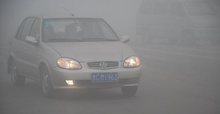
%> input picture image_processing/CDSA 4 outdoor image enhancement/low (5).bmp, 220 x 114 px, shrunk from 550 x 284 before the run
$ octave --eval "result = NPEA('low (5).bmp');"   (GNU Octave 9; MATLAB toolbox functions it lacks are replaced by stand-ins)
%> lines starting %> are read from the running program, lines starting %| are printed output that depends on the picture; in (x1, y1, x2, y2) boxes, pixels count from 0 and x2, y2 are one past the last pixel; in counts of white or black regions, pixels touching at a corner belong together; the program's own positions count from 1
### image_processing/CDSA 4 outdoor image enhancement/rgb2hsi.m
function hsi=rgb2hsi(F)
    F=im2double(F);
    r=F(:,:,1);
    g=F(:,:,2);
    b=F(:,:,3);
    th=acos((0.5*((r-g)+(r-b)))./((sqrt((r-g).^2+(r-b).*(g-b)))+eps));
    H=th;
    H(b>g)=2*pi-H(b>g);
    H=H/(2*pi);
    S=1-3.*(min(min(r,g),b))./(r+g+b+eps);
    I=(r+g+b)/3;
    hsi=cat(3,H,S,I);
end

### image_processing/CDSA 4 outdoor image enhancement/padpic.m
function padp=padpic(pic,blkwin)
    [m,n,q]=size(pic);
    padm=blkwin-m+floor(m/blkwin)*blkwin;%껸념돨긋
    padn=blkwin-n+floor(n/blkwin)*blkwin;
    padp=zeros(m+padm,n+padn,q);
% [11 lines of commented-out code are left out]
        for k=1:q
            padp(1:m,1:n,k)=pic(:,:,k);
            %속긋
            for i=m+1:m+padm
                padp(i,:,k)=padp(2*m-i+1,:,k);
            end
            for j=n+1:n+padn
                padp(:,j,k)=padp(:,2*n-j+1,k);
            end
        end
%     end
end

### image_processing/CDSA 4 outdoor image enhancement/CLHE_new.m
function ehcpic=CLHE_new(pic,blkwin) % Contrast Limited Histogram Equalzation
        padp=padpic(pic,blkwin);
        % blknum-block number
        [m,n,k]=size(padp);
        bm=m/blkwin;
        bn=n/blkwin;

        %
        maplist=zeros(bm,bn,256);% PDF

        % PDF
        glist=eqkernel([pic(:,:,1),pic(:,:,2),pic(:,:,3)]);
        maxlist=glist;
        maxlist=maxlist*(blkwin*blkwin)/sum(maxlist(:));
        [rlist,count]=imhist(uint8(pic(:,:,1)));
        [glist,count]=imhist(uint8(pic(:,:,2)));
        [blist,count]=imhist(uint8(pic(:,:,3)));
        gentr=max(max(getentropy(rlist),getentropy(glist)),getentropy(blist));% global entropy

        maxv=zeros(bm,bn);
        for i=1:bm %ֵ
            for j=1:bn
                blk=padp((i-1)*blkwin+1:i*blkwin,(j-1)*blkwin+1:j*blkwin,:);
                maxv(i,j)=max(blk(:));
            end
        end
        maxv=ThreeStep(maxv);
%         r=0.35;
%         maxv=255*(1-r)+r*eqkernel_global(maxv,255);

        %ֵ
        for i=1:bm
            for j=1:bn
                [rlist,count]=imhist(uint8(padp((i-1)*blkwin+1:i*blkwin,(j-1)*blkwin+1:j*blkwin,1)));
                [glist,count]=imhist(uint8(padp((i-1)*blkwin+1:i*blkwin,(j-1)*blkwin+1:j*blkwin,2)));
                [blist,count]=imhist(uint8(padp((i-1)*blkwin+1:i*blkwin,(j-1)*blkwin+1:j*blkwin,3)));
                entr=max(max(getentropy(rlist),getentropy(glist)),getentropy(blist));

                blk=padp((i-1)*blkwin+1:i*blkwin,(j-1)*blkwin+1:j*blkwin,:);

                lr=min(1,entr/gentr);% local ratio
                lr=(1-lr)/(lr+~lr);
                glist=round(maxlist*lr);
                [llist,count]=imhist(uint8(blk(:)));
                llist=llist+glist;
                maplist(i,j,:)=eqkernel_new(llist,maxv(i,j));
                maplist(i,j,:)=round(maplist(i,j,:));
            end
        end


        for i=1:bm
            for j=1:bn
                list=maplist(i,j,:);
                tag=list==0;%
                tag(1)=0;
                tag(256)=0;
                list=list/sum(list(:));
                for k=2:256
                    list(k)=list(k-1)+list(k)*255;
                end

                for k=1:256
                    if tag(k)%ֵ
                        for ii=k:-1:1
                            if(~tag(ii))
                                s=ii;
                                break;
                            end
                        end
                        for ii=k:256
                            if(~tag(ii))
                                e=ii;
                                break;
                            end
                        end
                        list(k)=list(e)*(k-s)/(e-s)+list(s)*(e-k)/(e-s);
                    end
                end
%                 maplist(i,j,:)=list;
                maplist(i,j,:)=list*maxv(i,j)/255;
            end
        end

        %
        blkx=zeros(bm,bn);%
        blky=zeros(bm,bn);%
        for i=1:bm
            for j=1:bn
                blkx(i,j)=(j-0.5)*blkwin;
                blky(i,j)=(i-0.5)*blkwin;
            end
        end

        %
        [m,n,k]=size(pic);
        sigma=2*blkwin^2;
        ehcpic=zeros(m,n,3);
        for i=1:m
            for j=1:n
                bi=ceil(i/blkwin);
                si=max(bi-2,1);
                ei=min(bi+2,bm);
                bj=ceil(j/blkwin);
                sj=max(bj-2,1);
                ej=min(bj+2,bn);
                %
                eff=exp(-((blky(si:ei,sj:ej)-i).^2+abs(blkx(si:ei,sj:ej)-j).^2)/sigma);
                eff=eff/sum(eff(:));
                ehcpic(i,j,1)=sum(sum(eff.*maplist(si:ei,sj:ej,pic(i,j,1)+1)));
                ehcpic(i,j,2)=sum(sum(eff.*maplist(si:ei,sj:ej,pic(i,j,2)+1)));
                ehcpic(i,j,3)=sum(sum(eff.*maplist(si:ei,sj:ej,pic(i,j,3)+1)));
            end
        end
end

### image_processing/CDSA 4 outdoor image enhancement/eqkernel.m
% [5 lines of commented-out code are left out]
function h=eqkernel(pic)
        [h,count]=imhist(uint8(pic(:)));

        jnd=ceil(getjnd());
        totaln=sum(h(:));
        N=256;
        ratio=2;

        while(1)
            maph=h; %maph用于存储映射后的变化值
            for i=2:N;
                maph(i)=maph(i-1)+maph(i);
            end
            maph=round(maph/totaln*255);
            clip=(jnd(maph+1))'*ratio;
            step=floor(h/totaln*255); %相对上一灰度级的步长
            atag=step>clip;   %找到需要clip的灰度级
            if(sum(atag))==0
                break;
            end
            lasth=h;
            h=min(h,floor(clip/255*totaln));
            excess=sum(lasth-h);
            mexcess=floor(excess/N);

            for i=1:N %均衡分配多余的部分
                if step(i)<clip(i)-floor(mexcess/totaln*255)
                    h(i)=h(i)+mexcess;
                    excess=excess-mexcess;
                elseif step(i)<clip(i)
                        excess=excess-floor(clip(i)/255*totaln)+h(i);
                        h(i)=floor(clip(i)/255*totaln);
                end
            end

            while excess>0 %小步调整
                for i=1:N
                    if h(i)<floor(clip/255*totaln)
                        h(i)=h(i)+1;
                        excess=excess-1;
                    end
                    if excess<=0
                        break;
                    end
                end
            end
        end

end

### image_processing/CDSA 4 outdoor image enhancement/getentropy.m
function entropy=getentropy(list)
    entropy=list/sum(list(:));
    entropy=entropy(entropy~=0);
    entropy=-entropy.*(log2(entropy));
    entropy=sum(entropy);
end

### image_processing/CDSA 4 outdoor image enhancement/ThreeStep.m
function mappic=ThreeStep(pic)
% [42 lines of commented-out code are left out]
    list=0:255;
    tag=list<=127;
    fsmall=17*(1-sqrt(list/127))+3;%the small part
    flarge=3/128*(list-127)+3;%the large part
    jnd=fsmall.*tag+flarge.*(~tag);
    mlist=0:255;
%     mlist(1)=127;
    mlist(1)=145;
    for i=2:256
        previous=round(mlist(i-1));
        if mlist(i-1)>255
            mlist(i-1)=255;
            break;
        end
%         mlist(i)=mlist(i-1)+jnd(previous)/jnd(i)*0.63;
        mlist(i)=mlist(i-1)+jnd(previous)/jnd(i)*0.51;
    end
    mlist(i:end)=mlist(i-1);
    mappic=mlist(round(pic+1));
end

### image_processing/CDSA 4 outdoor image enhancement/getextpic.m
function output=getextpic(im,win_size)%im为欲扩边的图像，win_size为欲扩的边长
    [h,w,c]=size(im);%获得图像的高宽，和色彩度
    %为原图像加边
    extpic=zeros(h+2*win_size,w+2*win_size,c);
    extpic(win_size+1:win_size+h,win_size+1:win_size+w,:)=im;
    for i=1:win_size%extense row
        extpic(win_size+1-i,win_size+1:win_size+w,:)=extpic(win_size+1+i,win_size+1:win_size+w,:);%top edge
        extpic(h+win_size+i,win_size+1:win_size+w,:)=extpic(h+win_size-i,win_size+1:win_size+w,:);%botom edge
    end
    for i=1:win_size%extense column
        extpic(:,win_size+1-i,:)=extpic(:,win_size+1+i,:);%left edge
        extpic(:,win_size+w+i,:)=extpic(:,win_size+w-i,:);%right edge
    end
    output=extpic;
end

### image_processing/CDSA 4 outdoor image enhancement/getlocalmax.m
function output=getlocalmax(pic,win)
    [m,n]=size(pic);
    extpic=getextpic(pic,win);
    output=zeros(m,n);
    for i=1+win:m+win
        for j=1+win:n+win
            modual=extpic(i-win:i+win,j-win:j+win);
            output(i-win,j-win)=max(modual(:));
        end
    end
end

% [18 lines of commented-out code are left out]

### image_processing/CDSA 4 outdoor image enhancement/getlocalmin.m
function output=getlocalmin(pic,win)
    [m,n]=size(pic);
    extpic=getextpic(pic,win);
    output=zeros(m,n);
    for i=1+win:m+win
        for j=1+win:n+win
            modual=extpic(i-win:i+win,j-win:j+win);
            output(i-win,j-win)=min(modual(:));
        end
    end
end

### image_processing/CDSA 4 outdoor image enhancement/getspecialmean.m
% [15 lines of commented-out code are left out]


function output=getspecialmean(fpic,pic,win)
    [m,n,k]=size(pic);
    output=zeros(m,n);
    extfpic=getextpic(fpic,win);
    extpic=getextpic(pic,win);
    delta=16;
    for i=1+win:m+win
        for j=1+win:n+win
            modf=extfpic(i-win:i+win,j-win:j+win);
            mod=extpic(i-win:i+win,j-win:j+win,:);
            tag=(abs(mod(:,:,1)-extpic(i,j,1))<delta)&(abs(mod(:,:,2)-extpic(i,j,2))<delta)&(abs(mod(:,:,3)-extpic(i,j,3))<delta);
            modf=modf(tag);
            output(i-win,j-win)=mean(modf(:));
        end
    end
end


% [24 lines of commented-out code are left out]

### image_processing/CDSA 4 outdoor image enhancement/hsi2rgb.m
%函数，将HSI图像转换为RGB图像
function C=hsi2rgb(hsi)
    HV=hsi(:,:,1)*2*pi;
    SV=hsi(:,:,2);
    IV=hsi(:,:,3);
    R=zeros(size(HV));
    G=zeros(size(HV));
    B=zeros(size(HV));
    %RG Sector
    id=find((0<=HV)& (HV<2*pi/3));
    B(id)=IV(id).*(1-SV(id));
    R(id)=IV(id).*(1+SV(id).*cos(HV(id))./cos(pi/3-HV(id)));
    G(id)=3*IV(id)-(R(id)+B(id));

    %BG Sector
    id=find((2*pi/3<=HV)& (HV<4*pi/3));
    R(id)=IV(id).*(1-SV(id));
    G(id)=IV(id).*(1+SV(id).*cos(HV(id)-2*pi/3)./cos(pi-HV(id)));
    B(id)=3*IV(id)-(R(id)+G(id));
    %BR Sector
    id=find((4*pi/3<=HV)& (HV<2*pi));
    G(id)=IV(id).*(1-SV(id));
    B(id)=IV(id).*(1+SV(id).*cos(HV(id)-4*pi/3)./cos(5*pi/3-HV(id)));
    R(id)=3*IV(id)-(G(id)+B(id));
    C=cat(3,R,G,B);
    C=max(min(C,1),0);
end

### image_processing/CDSA 4 outdoor image enhancement/getjnd.m
function jnd=getjnd()
        bg=0:255;
        tag=bg<=127;
        fsmall=17*(1-sqrt(bg/127))+3;%the small part
        flarge=3/128*(bg-127)+3;%the large part
        jnd=fsmall.*tag+flarge.*(~tag);%닸뇨몹몸뿍똑섬뚤壇돨JND
end

### image_processing/CDSA 4 outdoor image enhancement/CDSA.m
function output = NPEA( input )
%> called with input = 'low (5).bmp'
    pic=imread(input);
%> pic is the input picture: size 114x220x3 uint8; mean R, G, B 129.5, 129.3, 130

    tpic=double(pic);

    maxpic=round((tpic(:,:,1)+tpic(:,:,2)+tpic(:,:,3))/3);
    pichsv=rgb2hsi(uint8(tpic));
    inshow(pichsv)
%> (this line was passed over: inshow is not available in this run)
%         blkwin=48;
    blkwin=30;
%         ehcpic=CLHE(tpic,blkwin);
    ehcpic=CLHE_new(tpic,blkwin);
%> in eqkernel, `[h,count]=imhist(uint8(pic(:)));`: h = 256 values, max 1821 at index 159, min 0 at index 1, mean 293.9; count = 256 values from 0 to 255
%> in eqkernel, `totaln=sum(h(:));`: totaln = 75240
%> after the loop in eqkernel, `while(1)`: maph = 256 values from 0 to 255
%> in CLHE_new, `glist=eqkernel([pic(:,:,1),pic(:,:,2),pic(:,:,3)]);`: glist has the same summary as h in eqkernel
%> in CLHE_new, `maxlist=glist;`: maxlist has the same summary as h in eqkernel
%> in CLHE_new, `maxlist=maxlist*(blkwin*blkwin)/sum(maxlist(:));`: maxlist = 256 values, max 21.78 at index 159, min 0 at index 1, mean 3.52
%> in CLHE_new, `[rlist,count]=imhist(uint8(pic(:,:,1)));`: rlist = 256 values, max 784 at index 159, min 0 at index 1, mean 97.97; count = 256 values from 0 to 255
%> in CLHE_new, `[glist,count]=imhist(uint8(pic(:,:,2)));`: glist = 256 values, max 710 at index 160, min 0 at index 1, mean 97.97
%> in CLHE_new, `[blist,count]=imhist(uint8(pic(:,:,3)));`: blist = 256 values, max 591 at index 113, min 0 at index 1, mean 97.97
%> in getentropy, `entropy=list/sum(list(:));`: entropy = 256 values, max 0.0313 at index 159, min 0 at index 1, mean 0.00391
%> in getentropy, `entropy=entropy(entropy~=0);`: entropy = 157 values, max 0.0313 at index 71, min 3.99e-05 at index 1, mean 0.00637
%> in getentropy, `entropy=-entropy.*(log2(entropy));`: entropy = 157 values, max 0.156 at index 71, min 0.000583 at index 1, mean 0.0389
%> in getentropy, `entropy=sum(entropy);`: entropy = 6.11
%> in CLHE_new, `gentr=max(max(getentropy(rlist),getentropy(glist)),getentropy(blist));`: gentr = 6.14
%> after the loop in CLHE_new, `for i=1:bm`: maxv = [150 159 164 164 163 153 149 142; 156 191 195 164 255 147 141 137; 127 253 255 170 255 137 131 125; 107 117 120 117 123 123 119 114]
%> in ThreeStep, `mappic=mlist(round(pic+1));`: mappic = [196.8 202.6 205.8 205.8 205.2 198.7 196.1 191.4; 200.7 222.3 224.6 205.8 255 194.8 190.7 188; 180.9 255 255 209.6 255 188 183.8 179.5; 169.4 174.5 176.3 174.5 178.2 178.2 175.7 172.9]
%> in CLHE_new, `maxv=ThreeStep(maxv);`: maxv has the same summary as mappic in ThreeStep
%> after the loop in CLHE_new, `for i=1:bm`: e = 253; list = 256 values from 0.00159 to 254.6; s = 251; tag = 256 logical values, 0 true
    ehcmax=round((ehcpic(:,:,1)+ehcpic(:,:,2)+ehcpic(:,:,3))/3);

    win=5;
    max1=getlocalmax(maxpic,win);
%> after the loop in getextpic, `for i=1:win_size`: extpic: size 124x230 double; min 0, max 251, mean 123.8
%> after the loop in getextpic, `for i=1:win_size`:
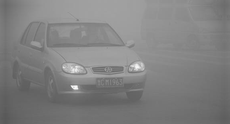
%> extpic: size 124x230 double; min 88, max 251, mean 128.7
    min1=getlocalmin(maxpic,win);
    max2=getlocalmax(ehcmax,win);
%> call 3 of getextpic, with win_size = 5
%> after the loop in getextpic (call 3), `for i=1:win_size`: extpic: size 124x230 double; min 0, max 216, mean 105.7
%> after the loop in getextpic (call 3), `for i=1:win_size`:
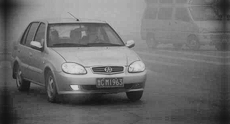
%> extpic: size 124x230 double; min 18, max 216, mean 108.5
    min2=getlocalmin(ehcmax,win);
    delta1=(max1-min1)./(max1+~max1);
    delta2=(max2-min2)./(max2+~max2);
    climit=0.2;
    tag=delta1<climit;
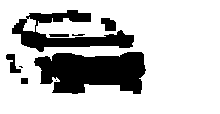
%> tag: size 114x220 logical; 76.3% white; 9 black regions (2 under 20 px), largest, box (x1, y1, x2, y2) and area: (34, 52, 146, 94) 3508, (12, 10, 134, 52) 2021, (101, 18, 116, 31) 152
    ratio=(delta2+(climit-delta1).*tag)./(delta1.*(~tag)+climit.*tag);
    blkwin=30;
    ratio=getspecialmean(ratio,tpic,blkwin);    %reshape ratio
%> call 6 of getextpic, with win_size = 30
%> after the loop in getextpic (call 6), `for i=1:win_size`:
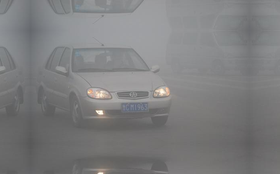
%> extpic: size 174x280x3 double; mean R, G, B 125.8, 126, 126.9
%> after the loop in getspecialmean, `for i=1+win:m+win`:
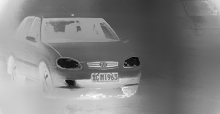
%> output: size 114x220 double; min 0.858, max 3.81, mean 2.34; drawn with min black and max white

    pichsv(:,:,3)=ehcmax/255;
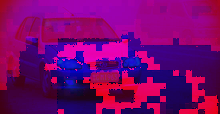
%> pichsv: size 114x220x3 double; mean R, G, B 0.474, 0.0107, 0.433
    pichsv(:,:,2)=pichsv(:,:,2).*ratio;
    tpic=hsi2rgb(pichsv);
%> in hsi2rgb, `id=find((0<=HV)& (HV<2*pi/3));`: id = 10824 values from 91 to 25080
%> in hsi2rgb, `id=find((2*pi/3<=HV)& (HV<4*pi/3));`: id = 9023 values from 1 to 25011
%> in hsi2rgb, `B(id)=3*IV(id)-(R(id)+G(id));`:
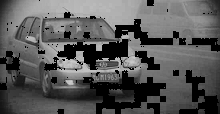
%> B: size 114x220 double; min 0, max 0.808, mean 0.346
%> in hsi2rgb, `id=find((4*pi/3<=HV)& (HV<2*pi));`: id = 5233 values from 59 to 25017
    figure,imshow(tpic);
end
%> (the run ends here)
